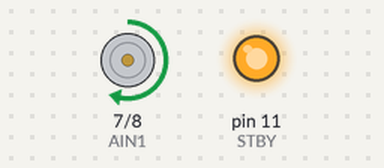
Bench run of a sketch on a simulated Arduino Uno, built with avr-gcc and run on an emulated ATmega328P. On the bench: motor-driver pin pairs drawn as motors (green arrow = first pin HIGH = forward, orange = second pin HIGH = backward, longer = more drive, scaled by the enable pin, stopped while the standby pin is LOW), output pins drawn as LEDs (lit = HIGH).

Above: at 1.0 s.
At 2.5 s:
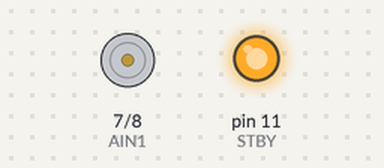
At 4.0 s:
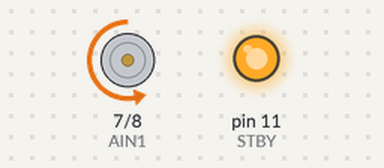
Timing chart, 0 to 7.8 s (numbered marks = the images above):
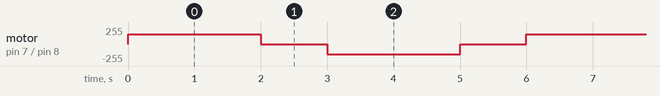

The sketch:

motor_test_one_motor.ino
```cpp
const int PWMA = 5;
const int AIN1 = 7;
const int AIN2 = 8;
const int STBY = 11;

void setup() {
  pinMode(PWMA, OUTPUT);
  pinMode(AIN1, OUTPUT);
  pinMode(AIN2, OUTPUT);
  pinMode(STBY, OUTPUT);

  digitalWrite(STBY, HIGH);
}

void loop() {
  // Forward
  digitalWrite(AIN1, HIGH);
  digitalWrite(AIN2, LOW);
  analogWrite(PWMA, 150);
  delay(2000);

  // Stop
  analogWrite(PWMA, 0);
  delay(1000);

  // Reverse

digitalWrite(AIN1, LOW);
digitalWrite(AIN2, HIGH);
analogWrite(PWMA, 120);
delay(2000);

  // Stop
  analogWrite(PWMA, 0);
  delay(1000);

}
```

Measured:
- by itself, motor on pin 7 (AIN1) / pin 8 (AIN2): repeats every 6.0 s: stopped 1.0 s, backward 150/255 2.0 s, stopped 1.0 s, forward 150/255 2.0 s
